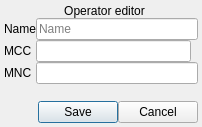
<?xml version="1.0" encoding="UTF-8"?>
<ui version="4.0">
 <class>MobileOperatorDialog</class>
 <widget class="QDialog" name="MobileOperatorDialog">
  <property name="geometry">
   <rect>
    <x>0</x>
    <y>0</y>
    <width>202</width>
    <height>127</height>
   </rect>
  </property>
  <property name="windowTitle">
   <string>Dialog</string>
  </property>
  <layout class="QVBoxLayout" name="verticalLayout">
   <property name="spacing">
    <number>0</number>
   </property>
   <property name="leftMargin">
    <number>4</number>
   </property>
   <property name="topMargin">
    <number>4</number>
   </property>
   <property name="rightMargin">
    <number>4</number>
   </property>
   <property name="bottomMargin">
    <number>4</number>
   </property>
   <item>
    <widget class="QFrame" name="frmTittle">
     <layout class="QHBoxLayout">
      <property name="spacing">
       <number>0</number>
      </property>
      <property name="leftMargin">
       <number>0</number>
      </property>
      <property name="topMargin">
       <number>0</number>
      </property>
      <property name="rightMargin">
       <number>0</number>
      </property>
      <property name="bottomMargin">
       <number>0</number>
      </property>
      <item>
       <widget class="QLabel" name="lblOperatorIcon">
        <property name="sizePolicy">
         <sizepolicy hsizetype="Fixed" vsizetype="Fixed">
          <horstretch>0</horstretch>
          <verstretch>0</verstretch>
         </sizepolicy>
        </property>
        <property name="scaledContents">
         <bool>true</bool>
        </property>
       </widget>
      </item>
      <item alignment="Qt::AlignTop">
       <widget class="QLabel" name="lblDialogTittle">
        <property name="text">
         <string>Operator editor</string>
        </property>
        <property name="alignment">
         <set>Qt::AlignHCenter|Qt::AlignTop</set>
        </property>
       </widget>
      </item>
     </layout>
    </widget>
   </item>
   <item>
    <layout class="QGridLayout" name="gridLayout">
     <property name="spacing">
      <number>0</number>
     </property>
     <item row="2" column="2">
      <widget class="QLabel" name="lblMccIcon">
       <property name="sizePolicy">
        <sizepolicy hsizetype="Fixed" vsizetype="Fixed">
         <horstretch>0</horstretch>
         <verstretch>0</verstretch>
        </sizepolicy>
       </property>
       <property name="scaledContents">
        <bool>true</bool>
       </property>
      </widget>
     </item>
     <item row="4" column="0">
      <widget class="QLabel" name="lblMnc">
       <property name="text">
        <string>MNC</string>
       </property>
      </widget>
     </item>
     <item row="2" column="0">
      <widget class="QLabel" name="lblMcc">
       <property name="text">
        <string>MCC</string>
       </property>
      </widget>
     </item>
     <item row="0" column="0">
      <widget class="QLabel" name="lblName">
       <property name="text">
        <string>Name</string>
       </property>
      </widget>
     </item>
     <item row="0" column="1" colspan="2">
      <widget class="CustomLineEdit" name="lneName">
       <property name="placeholderText">
        <string>Name</string>
       </property>
      </widget>
     </item>
     <item row="2" column="1">
      <widget class="QLineEdit" name="lneMcc">
       <property name="placeholderText">
        <string/>
       </property>
      </widget>
     </item>
     <item row="3" column="0" colspan="3">
      <widget class="QWidget" name="wgtMncTopMargin" native="true"/>
     </item>
     <item row="1" column="0" colspan="3">
      <widget class="QWidget" name="wgtMccTopMargin" native="true"/>
     </item>
     <item row="4" column="1" colspan="2">
      <widget class="QLineEdit" name="lneMnc">
       <property name="placeholderText">
        <string/>
       </property>
      </widget>
     </item>
    </layout>
   </item>
   <item>
    <widget class="QFrame" name="frmButtons">
     <property name="sizePolicy">
      <sizepolicy hsizetype="Preferred" vsizetype="Expanding">
       <horstretch>0</horstretch>
       <verstretch>0</verstretch>
      </sizepolicy>
     </property>
     <layout class="QHBoxLayout" name="horizontalLayout">
      <property name="spacing">
       <number>0</number>
      </property>
      <property name="leftMargin">
       <number>0</number>
      </property>
      <property name="topMargin">
       <number>0</number>
      </property>
      <property name="rightMargin">
       <number>0</number>
      </property>
      <property name="bottomMargin">
       <number>0</number>
      </property>
      <item>
       <spacer name="horizontalSpacer">
        <property name="orientation">
         <enum>Qt::Horizontal</enum>
        </property>
        <property name="sizeHint" stdset="0">
         <size>
          <width>0</width>
          <height>0</height>
         </size>
        </property>
       </spacer>
      </item>
      <item alignment="Qt::AlignBottom">
       <widget class="QPushButton" name="pbtSave">
        <property name="sizePolicy">
         <sizepolicy hsizetype="Fixed" vsizetype="Fixed">
          <horstretch>0</horstretch>
          <verstretch>0</verstretch>
         </sizepolicy>
        </property>
        <property name="text">
         <string>Save</string>
        </property>
       </widget>
      </item>
      <item>
       <widget class="QWidget" name="wgtButtonsMargin" native="true">
        <property name="sizePolicy">
         <sizepolicy hsizetype="Fixed" vsizetype="Preferred">
          <horstretch>0</horstretch>
          <verstretch>0</verstretch>
         </sizepolicy>
        </property>
       </widget>
      </item>
      <item alignment="Qt::AlignBottom">
       <widget class="QPushButton" name="pbtCancel">
        <property name="sizePolicy">
         <sizepolicy hsizetype="Fixed" vsizetype="Fixed">
          <horstretch>0</horstretch>
          <verstretch>0</verstretch>
         </sizepolicy>
        </property>
        <property name="text">
         <string>Cancel</string>
        </property>
       </widget>
      </item>
     </layout>
    </widget>
   </item>
  </layout>
 </widget>
 <customwidgets>
  <customwidget>
   <class>CustomLineEdit</class>
   <extends>QLineEdit</extends>
   <header>CustomLineEdit.h</header>
  </customwidget>
 </customwidgets>
 <resources/>
 <connections/>
</ui>
